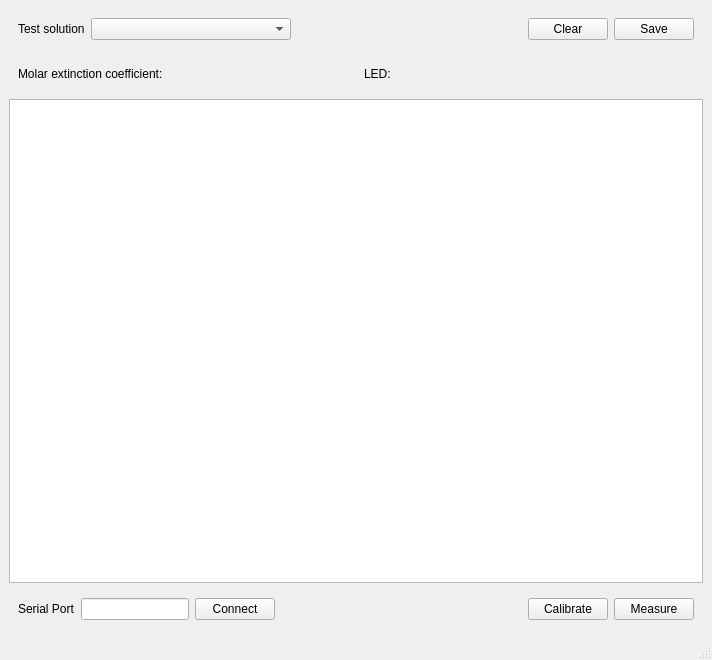
<?xml version="1.0" encoding="UTF-8"?>
<ui version="4.0">
 <class>MainWindow</class>
 <widget class="QMainWindow" name="MainWindow">
  <property name="geometry">
   <rect>
    <x>0</x>
    <y>0</y>
    <width>712</width>
    <height>660</height>
   </rect>
  </property>
  <property name="windowTitle">
   <string>MainWindow</string>
  </property>
  <widget class="QWidget" name="centralwidget">
   <layout class="QVBoxLayout" name="verticalLayout">
    <item>
     <widget class="QWidget" name="widget_2" native="true">
      <layout class="QHBoxLayout" name="horizontalLayout_2">
       <item>
        <widget class="QLabel" name="label">
         <property name="text">
          <string>Test solution</string>
         </property>
        </widget>
       </item>
       <item>
        <widget class="QComboBox" name="testSolutionComboBox">
         <property name="sizePolicy">
          <sizepolicy hsizetype="Fixed" vsizetype="Fixed">
           <horstretch>0</horstretch>
           <verstretch>0</verstretch>
          </sizepolicy>
         </property>
         <property name="minimumSize">
          <size>
           <width>200</width>
           <height>0</height>
          </size>
         </property>
         <property name="maximumSize">
          <size>
           <width>400</width>
           <height>16777215</height>
          </size>
         </property>
        </widget>
       </item>
       <item>
        <spacer name="horizontalSpacer_2">
         <property name="orientation">
          <enum>Qt::Horizontal</enum>
         </property>
         <property name="sizeHint" stdset="0">
          <size>
           <width>40</width>
           <height>20</height>
          </size>
         </property>
        </spacer>
       </item>
       <item>
        <widget class="QPushButton" name="clearPushButton">
         <property name="text">
          <string>Clear</string>
         </property>
        </widget>
       </item>
       <item>
        <widget class="QPushButton" name="pushButton">
         <property name="text">
          <string>Save</string>
         </property>
        </widget>
       </item>
      </layout>
     </widget>
    </item>
    <item>
     <widget class="QWidget" name="widget_3" native="true">
      <layout class="QHBoxLayout" name="horizontalLayout_3">
       <item>
        <widget class="QLabel" name="coefficientLabel">
         <property name="sizePolicy">
          <sizepolicy hsizetype="Fixed" vsizetype="Preferred">
           <horstretch>0</horstretch>
           <verstretch>0</verstretch>
          </sizepolicy>
         </property>
         <property name="minimumSize">
          <size>
           <width>300</width>
           <height>0</height>
          </size>
         </property>
         <property name="text">
          <string>Molar extinction coefficient:</string>
         </property>
        </widget>
       </item>
       <item>
        <spacer name="horizontalSpacer_4">
         <property name="orientation">
          <enum>Qt::Horizontal</enum>
         </property>
         <property name="sizeType">
          <enum>QSizePolicy::Fixed</enum>
         </property>
         <property name="sizeHint" stdset="0">
          <size>
           <width>40</width>
           <height>20</height>
          </size>
         </property>
        </spacer>
       </item>
       <item>
        <widget class="QLabel" name="ledLabel">
         <property name="sizePolicy">
          <sizepolicy hsizetype="Fixed" vsizetype="Preferred">
           <horstretch>0</horstretch>
           <verstretch>0</verstretch>
          </sizepolicy>
         </property>
         <property name="minimumSize">
          <size>
           <width>100</width>
           <height>0</height>
          </size>
         </property>
         <property name="text">
          <string>LED:</string>
         </property>
        </widget>
       </item>
       <item>
        <spacer name="horizontalSpacer_3">
         <property name="orientation">
          <enum>Qt::Horizontal</enum>
         </property>
         <property name="sizeHint" stdset="0">
          <size>
           <width>40</width>
           <height>20</height>
          </size>
         </property>
        </spacer>
       </item>
      </layout>
     </widget>
    </item>
    <item>
     <widget class="QTableWidget" name="tableWidget"/>
    </item>
    <item>
     <widget class="QWidget" name="widget" native="true">
      <property name="sizePolicy">
       <sizepolicy hsizetype="Preferred" vsizetype="Fixed">
        <horstretch>0</horstretch>
        <verstretch>0</verstretch>
       </sizepolicy>
      </property>
      <layout class="QHBoxLayout" name="horizontalLayout">
       <item>
        <widget class="QLabel" name="label_3">
         <property name="text">
          <string>Serial Port</string>
         </property>
        </widget>
       </item>
       <item>
        <widget class="QLineEdit" name="portLineEdit">
         <property name="sizePolicy">
          <sizepolicy hsizetype="Fixed" vsizetype="Fixed">
           <horstretch>0</horstretch>
           <verstretch>0</verstretch>
          </sizepolicy>
         </property>
        </widget>
       </item>
       <item>
        <widget class="QPushButton" name="connectPushButton">
         <property name="text">
          <string>Connect</string>
         </property>
        </widget>
       </item>
       <item>
        <spacer name="horizontalSpacer">
         <property name="orientation">
          <enum>Qt::Horizontal</enum>
         </property>
         <property name="sizeHint" stdset="0">
          <size>
           <width>322</width>
           <height>20</height>
          </size>
         </property>
        </spacer>
       </item>
       <item>
        <widget class="QPushButton" name="calibratePushButton">
         <property name="sizePolicy">
          <sizepolicy hsizetype="Fixed" vsizetype="Fixed">
           <horstretch>0</horstretch>
           <verstretch>0</verstretch>
          </sizepolicy>
         </property>
         <property name="text">
          <string>Calibrate</string>
         </property>
        </widget>
       </item>
       <item>
        <widget class="QPushButton" name="measurePushButton">
         <property name="sizePolicy">
          <sizepolicy hsizetype="Fixed" vsizetype="Fixed">
           <horstretch>0</horstretch>
           <verstretch>0</verstretch>
          </sizepolicy>
         </property>
         <property name="text">
          <string>Measure</string>
         </property>
        </widget>
       </item>
      </layout>
     </widget>
    </item>
   </layout>
  </widget>
  <widget class="QMenuBar" name="menubar">
   <property name="geometry">
    <rect>
     <x>0</x>
     <y>0</y>
     <width>712</width>
     <height>23</height>
    </rect>
   </property>
  </widget>
  <widget class="QStatusBar" name="statusbar"/>
 </widget>
 <resources/>
 <connections/>
</ui>
